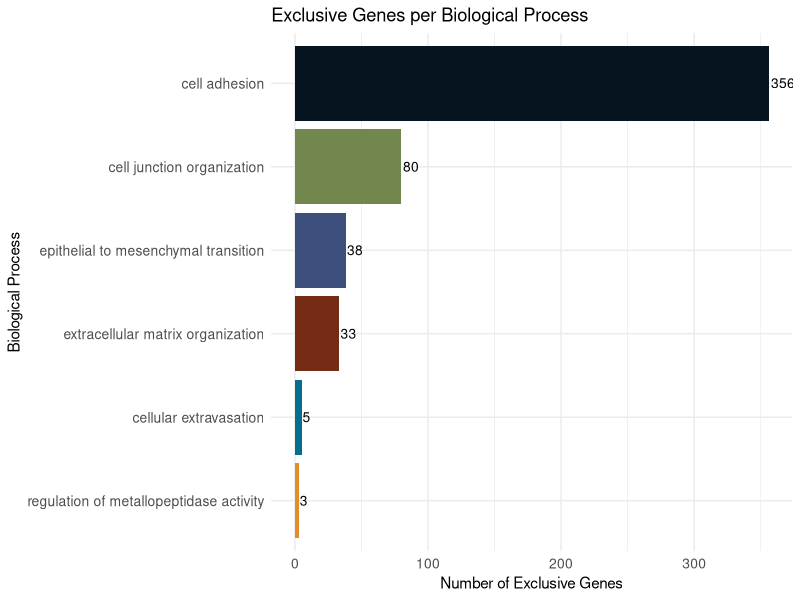
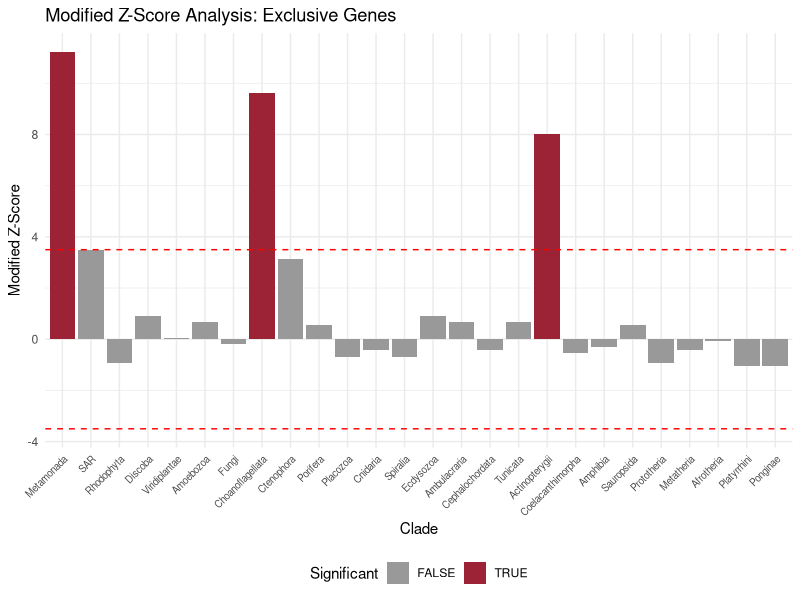
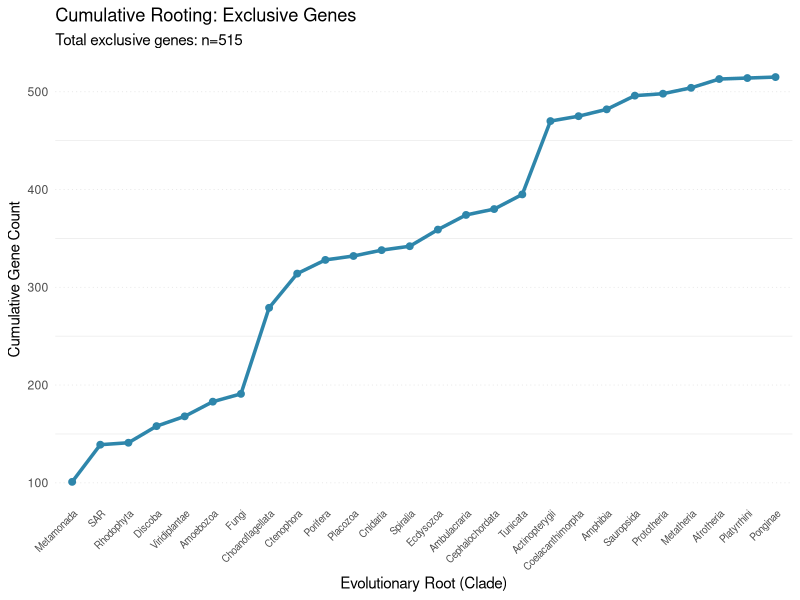
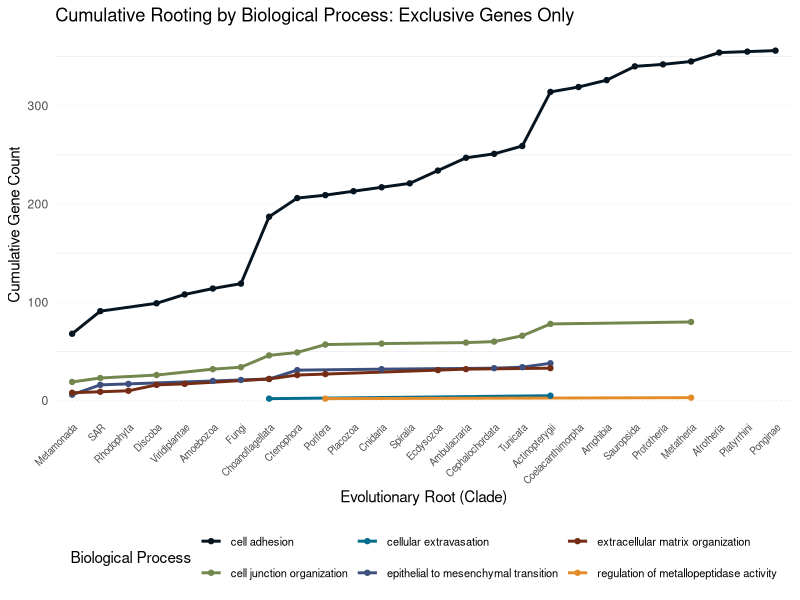
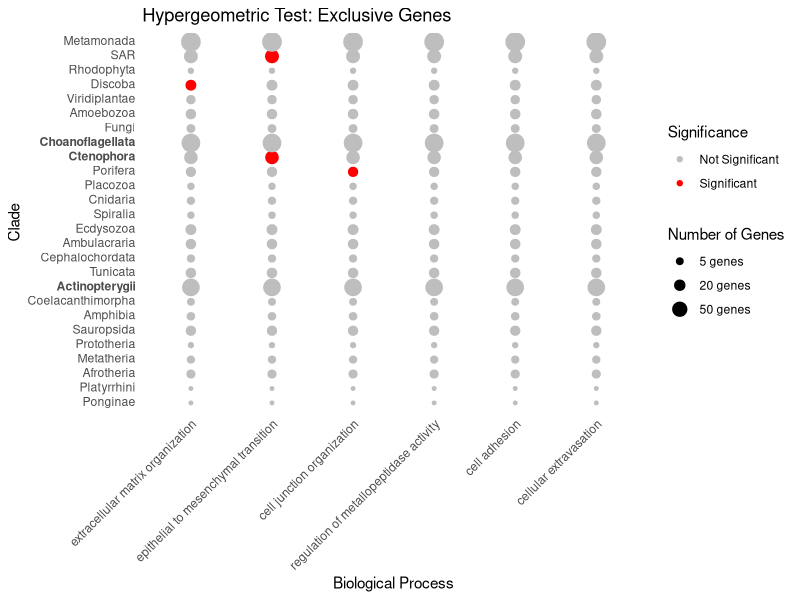
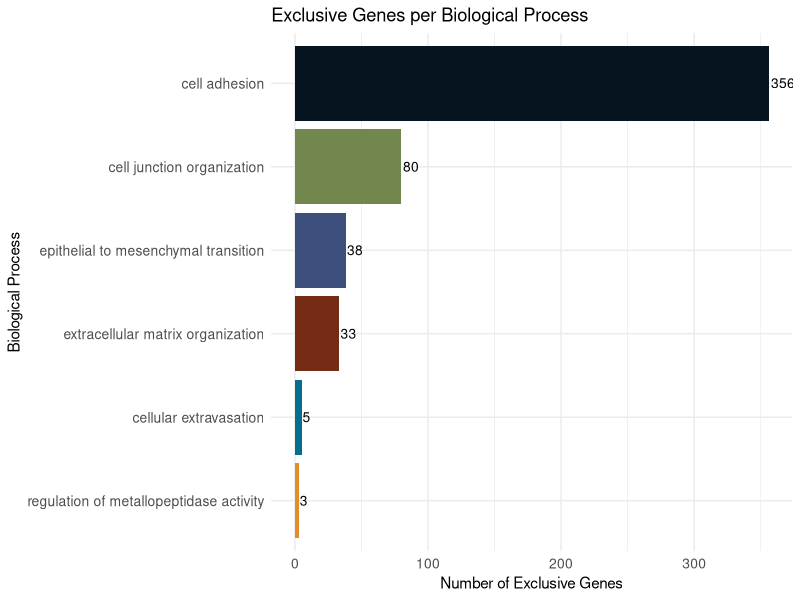
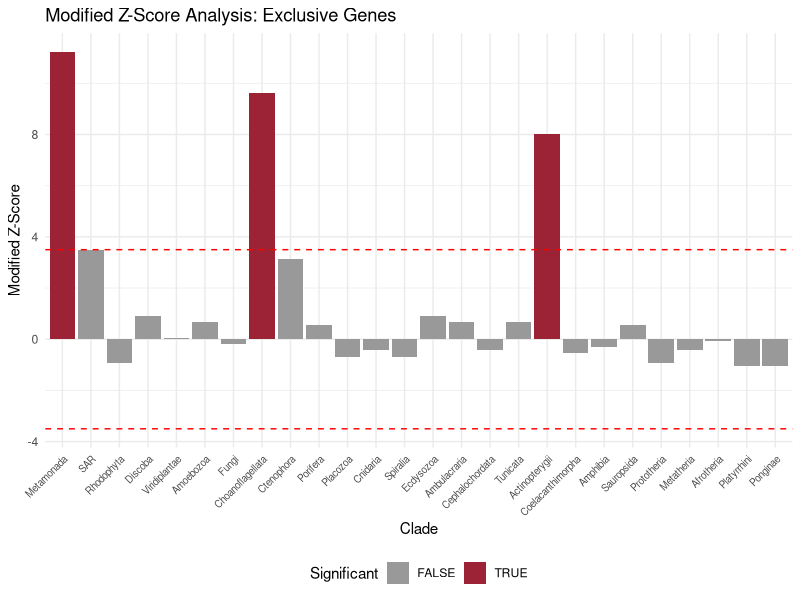
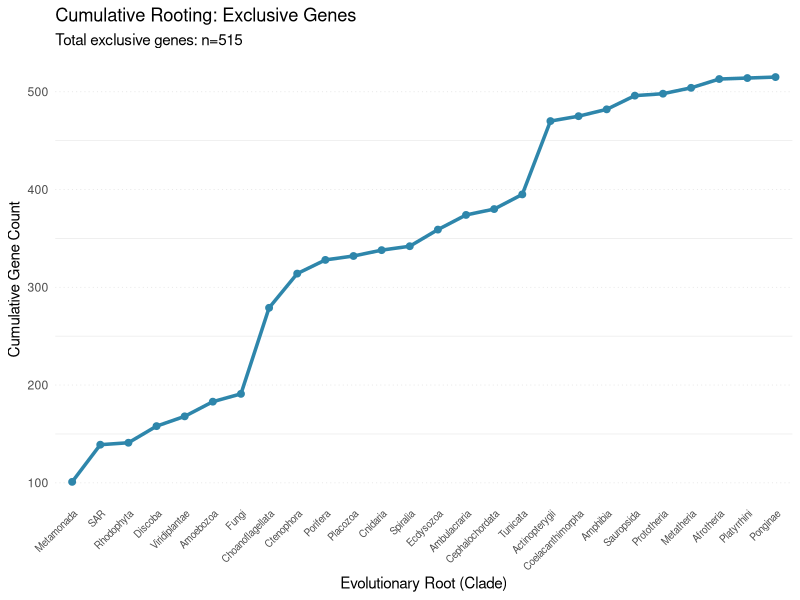

The R source for these figures, in order: (Note: this script raises an error after producing the figures.)
## ---- chunk 1
#| warning: false
library(tidyverse)
library(vroom)
library(ggplot2)
library(here)
library(ggtext)
library(UpSetR)
library(scales)
## ---- chunk 2
nodelist <- vroom::vroom(here("results/orthology_data/nodelist.csv"))
metastasis_genes <- vroom(here("results/metastasis_genes/metastasis_genes.csv")) %>%
  subset(Signature != "metastasis suppressor")

# Get clade order from nodelist (ordered by root descending - oldest first)
clade_order <- nodelist %>%
  subset(queryItem %in% unique(metastasis_genes$external_gene_name)) %>%
  dplyr::select(clade_name, root) %>%
  unique() %>%
  arrange(desc(root)) %>%
  pull(clade_name)
## ---- chunk 3
# Plotting colors and labels
annotation_colors <- c(
  "cell adhesion"                               = "#06141FFF"
  ,"extracellular matrix organization"          = "#742C14FF"
  ,"epithelial to mesenchymal transition"       = "#3D4F7DFF"
  ,"regulation of metallopeptidase activity"    = "#E48C2AFF"
  ,"cell junction organization"                 = "#72874EFF"
  ,"cellular extravasation"                     = "#046E8FFF"
  ,"metastasis suppressor"                      = "#9B2335FF"
)

# First metazoan reference line
first_metazoan <- 29
## ---- chunk 4
# Define the 6 biological processes
biological_processes <- c("cell adhesion", 
                          "extracellular matrix organization", 
                          "epithelial to mesenchymal transition", 
                          "regulation of metallopeptidase activity", 
                          "cell junction organization", 
                          "cellular extravasation")

# Calculate the number of biological processes each gene belongs to
nodelist_bp_count <- nodelist %>%
  mutate(bp_count = rowSums(dplyr::select(., all_of(biological_processes)), na.rm = TRUE))

# Filter for exclusive genes (belong to exactly 1 biological process)
nodelist_exclusive <- nodelist_bp_count %>%
  filter(bp_count == 1)

# Summary of exclusive genes
cat("Total genes:", nrow(nodelist), "\n")
cat("Exclusive genes (belong to 1 BP only):", nrow(nodelist_exclusive), "\n")
cat("Shared genes (belong to 2+ BPs):", nrow(nodelist) - nrow(nodelist_exclusive), "\n")
## ---- chunk 5
# Count exclusive genes per process
exclusive_summary <- nodelist_exclusive %>%
  pivot_longer(
    cols = all_of(biological_processes),
    names_to = "process",
    values_to = "presence"
  ) %>%
  filter(presence == 1) %>%
  group_by(process) %>%
  summarise(n_exclusive = n_distinct(queryItem), .groups = "drop") %>%
  arrange(desc(n_exclusive))

exclusive_summary

# Bar plot of exclusive genes per process
ggplot(exclusive_summary, aes(x = reorder(process, n_exclusive), y = n_exclusive, fill = process)) +
  geom_bar(stat = "identity") +
  geom_text(aes(label = n_exclusive), hjust = -0.1, size = 3.5) +
  coord_flip() +
  scale_fill_manual(values = annotation_colors) +
  labs(x = "Biological Process",
       y = "Number of Exclusive Genes",
       title = "Exclusive Genes per Biological Process") +
  theme_minimal() +
  theme(legend.position = "none",
        axis.text = element_text(size = 10))

ggsave(file = here("results/plots/exclusive_genes_per_process.svg"), width = 10, height = 6)
## ---- chunk 6
# Calculate modified Z-score for exclusive genes
calc_modified_zscore_exclusive <- function(nodelist_excl) {
  
  # Get clade order (use the one defined at top level)
  clade_order_df <- nodelist_excl %>%
    dplyr::select(clade_name, root) %>%
    unique() %>%
    arrange(desc(root))
  
  # Count genes per clade for exclusive genes
  genes_per_clade <- nodelist_excl %>%
    dplyr::select(root, clade_name, queryItem) %>%
    unique() %>%
    group_by(root, clade_name) %>%
    summarise(n = n(), .groups = "drop") %>%
    right_join(clade_order_df %>% dplyr::select(clade_name), by = "clade_name") %>%
    replace_na(list(n = 0))
  
  # Calculate modified Z-score
  median_val <- median(genes_per_clade$n, na.rm = TRUE)
  mad_val <- mad(genes_per_clade$n, constant = 1, na.rm = TRUE)
  
  genes_per_clade <- genes_per_clade %>%
    mutate(
      modified_zscore = (n - median_val) / (1.4826 * mad_val),
      significant = abs(modified_zscore) > 3.5
    )
  
  return(genes_per_clade)
}

zscore_exclusive <- calc_modified_zscore_exclusive(nodelist_exclusive)

# Display significant clades
zscore_exclusive %>%
  filter(significant) %>%
  arrange(desc(abs(modified_zscore)))
## ---- chunk 7
# Order clades by root (use nodelist for root info since we already have it from the z-score calc)
zscore_exclusive$clade_name <- factor(zscore_exclusive$clade_name, levels = clade_order)



ggplot(zscore_exclusive, aes(x = clade_name, y = modified_zscore)) +
  geom_bar(stat = "identity", aes(fill = significant)) +
  geom_hline(yintercept = c(-3.5, 3.5), linetype = "dashed", color = "red") +
  scale_fill_manual(values = c("FALSE" = "gray60", "TRUE" = "#9B2335")) +
  labs(x = "Clade",
       y = "Modified Z-Score",
       title = "Modified Z-Score Analysis: Exclusive Genes",
       fill = "Significant") +
  theme_minimal() +
  theme(
    axis.text.x = element_text(angle = 45, hjust = 1, size = 7),
    legend.position = "bottom"
  )

ggsave(file = here("results/plots/zscore_exclusive_genes.svg"), width = 14, height = 6)
## ---- chunk 8
# clade_order is already defined at file load

# Calculate cumulative for all exclusive genes
cumulative_exclusive <- nodelist_exclusive %>%
  dplyr::select(root, clade_name, queryItem) %>%
  unique() %>%
  arrange(desc(root)) %>%
  group_by(root, clade_name) %>%
  summarise(n = n(), .groups = "drop") %>%
  arrange(desc(root)) %>%
  mutate(cumulative = cumsum(n))

cumulative_exclusive$clade_name <- factor(cumulative_exclusive$clade_name, levels = clade_order)

# Plot cumulative rooting
ggplot(cumulative_exclusive, aes(x = clade_name, y = cumulative)) +
  geom_line(group = 1, color = "#2E86AB", linewidth = 1.2) +
  geom_point(color = "#2E86AB", size = 2) +
  labs(x = "Evolutionary Root (Clade)",
       y = "Cumulative Gene Count",
       title = "Cumulative Rooting: Exclusive Genes",
       subtitle = paste0("Total exclusive genes: n=", nrow(nodelist_exclusive %>% dplyr::select(queryItem) %>% unique()))) +
  theme_minimal() +
  theme(
    axis.text.x = element_text(angle = 45, hjust = 1, size = 7),
    panel.grid.major.y = element_line(linewidth = 0.25, linetype = "dotted", color = "#E0E0E0"),
    panel.grid.major.x = element_blank()
  )

ggsave(file = here("results/plots/cumulative_exclusive_genes.svg"), width = 12, height = 6)
## ---- chunk 9
# Calculate cumulative per biological process for exclusive genes
cumulative_bp_exclusive <- nodelist_exclusive %>%
  pivot_longer(
    cols = all_of(biological_processes),
    names_to = "process",
    values_to = "presence"
  ) %>%
  filter(presence == 1) %>%
  dplyr::select(root, clade_name, queryItem, process) %>%
  unique() %>%
  arrange(desc(root)) %>%
  group_by(root, clade_name, process) %>%
  summarise(n = n(), .groups = "drop") %>%
  arrange(desc(root)) %>%
  group_by(process) %>%
  mutate(cumulative = cumsum(n))

cumulative_bp_exclusive$clade_name <- factor(cumulative_bp_exclusive$clade_name, levels = clade_order)

# Plot cumulative by BP
ggplot(cumulative_bp_exclusive, aes(x = clade_name, y = cumulative, 
                                     color = process, group = process)) +
  geom_line(linewidth = 1) +
  geom_point(size = 1.5) +
  scale_color_manual(values = annotation_colors) +
  labs(x = "Evolutionary Root (Clade)",
       y = "Cumulative Gene Count",
       title = "Cumulative Rooting by Biological Process: Exclusive Genes Only",
       color = "Biological Process") +
  theme_minimal() +
  theme(
    axis.text.x = element_text(angle = 45, hjust = 1, size = 7),
    legend.position = "bottom",
    legend.text = element_text(size = 8),
    panel.grid.major.y = element_line(linewidth = 0.25, linetype = "dotted", color = "#E0E0E0"),
    panel.grid.major.x = element_blank()
  ) +
  guides(color = guide_legend(nrow = 2))

ggsave(file = here("results/plots/cumulative_bp_exclusive.svg"), width = 14, height = 8)
## ---- chunk 10
clades <- unique(nodelist_exclusive$clade_name)
processes <- biological_processes

result <- list()

for (process in processes) {
  for (clade in clades) {
    
    N <- length(unique(nodelist_exclusive$string_id))                     # total de genes únicos
    M <- sum(nodelist_exclusive[ ,process])                               # número de genes que participam do processo
    n <- length(which(nodelist_exclusive$clade_name == clade))            # número de genes no clado
    k <- sum(filter(nodelist_exclusive, clade_name == clade)[[process]])  # número de genes do clado que participam do processo
    
    p_valor <- 1 - phyper(k - 1, M, N - M, n)
    
    result[[paste(process, clade, sep = "_")]] <- c(process, clade, k, M, N, n, p_valor)
  }
}

hipergeometric_exclusive_df <- do.call(rbind, result) %>%
  as.data.frame() %>%
  setNames(c("Process", "clade_name", "k", "M", "N", "n", "p.val")) %>% 
  arrange(p.val)

rownames(hipergeometric_exclusive_df) <- NULL

hipergeometric_exclusive_df <- hipergeometric_exclusive_df %>%
  mutate(across(all_of(c("k", "M", "N", "n", "p.val")), as.numeric))   

hipergeometric_exclusive_df <- hipergeometric_exclusive_df %>%
  mutate(p.adj = p.adjust(p.val, method = "BH"))

head(hipergeometric_exclusive_df)
## ---- chunk 11
hipergeometric_exclusive_df$p.adj <- as.numeric(hipergeometric_exclusive_df$p.adj)
hipergeometric_exclusive_df$p.val_color <- ifelse(hipergeometric_exclusive_df$p.adj > 0.05, "gray", "red")

i <- nodelist_exclusive %>% 
  dplyr::select(clade_name, root) %>% 
  unique()

hipergeometric_exclusive_df <- hipergeometric_exclusive_df %>%
  inner_join(i, by = "clade_name")

hipergeometric_exclusive_df$clade_name <- factor(hipergeometric_exclusive_df$clade_name, 
    levels = unique(hipergeometric_exclusive_df$clade_name[order(hipergeometric_exclusive_df$root)]))

hipergeometric_exclusive_df$Process <- factor(hipergeometric_exclusive_df$Process, 
                                    levels = c("extracellular matrix organization", 
                                               "epithelial to mesenchymal transition", 
                                               "cell junction organization",
                                               "regulation of metallopeptidase activity",
                                               "cell adhesion", 
                                               "cellular extravasation"))

ggplot(hipergeometric_exclusive_df, aes(x = Process, 
                              y = clade_name, 
                              size = as.numeric(n), 
                              color = p.val_color)) +
  geom_point() +
  scale_color_manual(values = c("gray" = "gray", "red" = "red"), 
                     labels = c("Not Significant", "Significant")) +  
  labs(x = "Biological Process", 
       y = "Clade", 
       size = "Number of Genes", 
       color = "Significance",
       title = "Hypergeometric Test: Exclusive Genes") +
  scale_size_continuous(breaks = c(5, 20, 50), labels = c("5 genes", "20 genes", "50 genes")) + 
  theme_minimal() +
  ggtitle("Hypergeometric Test: Exclusive Genes") +
  theme(axis.text.x = element_text(angle = 45, hjust = 1),
        panel.grid.major.x = element_blank(),
        panel.grid.major.y = element_blank()) +
  scale_y_discrete(labels = function(x) {
    x <- gsub("Choanoflagellata", "<b>Choanoflagellata</b>", x)
    x <- gsub("Ctenophora", "<b>Ctenophora</b>", x)
    x <- gsub("Actinopterygii", "<b>Actinopterygii</b>", x)
    return(x)
  }) +
  theme(axis.text.y = ggtext::element_markdown())

ggsave(file = here("results/plots/hipergeometric_exclusive.svg"), width = 12, height = 10)
## ---- chunk 12
# Export exclusive genes list
nodelist_exclusive %>%
  vroom::vroom_write(file = here("results/orthology_data/nodelist_exclusive.csv"), delim = ",")

# Export hypergeometric results
hipergeometric_exclusive_df %>%
  vroom::vroom_write(file = here("results/paper_data/hipergeometric_exclusive.csv"), delim = ",")

# Export z-score results
zscore_exclusive %>%
  vroom::vroom_write(file = here("results/paper_data/zscore_exclusive.csv"), delim = ",")
